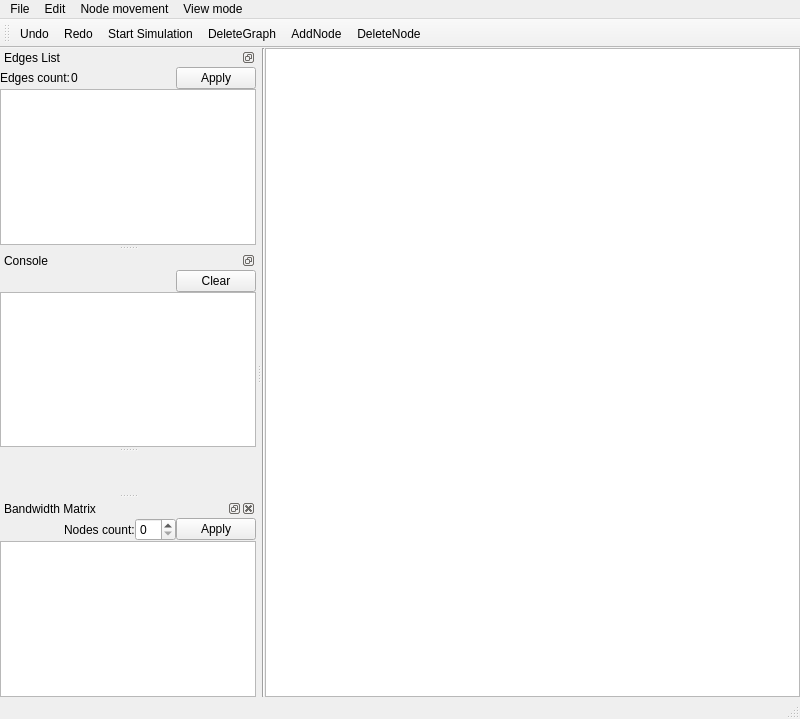
<?xml version="1.0" encoding="UTF-8"?>
<ui version="4.0">
 <class>MainWindow</class>
 <widget class="QMainWindow" name="MainWindow">
  <property name="windowModality">
   <enum>Qt::WindowModality::NonModal</enum>
  </property>
  <property name="geometry">
   <rect>
    <x>0</x>
    <y>0</y>
    <width>800</width>
    <height>719</height>
   </rect>
  </property>
  <property name="windowTitle">
   <string>GraphWorks</string>
  </property>
  <property name="windowOpacity">
   <double>1.000000000000000</double>
  </property>
  <property name="autoFillBackground">
   <bool>true</bool>
  </property>
  <property name="styleSheet">
   <string notr="true"/>
  </property>
  <property name="documentMode">
   <bool>false</bool>
  </property>
  <property name="tabShape">
   <enum>QTabWidget::TabShape::Rounded</enum>
  </property>
  <property name="dockNestingEnabled">
   <bool>false</bool>
  </property>
  <property name="dockOptions">
   <set>QMainWindow::DockOption::AllowTabbedDocks|QMainWindow::DockOption::AnimatedDocks|QMainWindow::DockOption::ForceTabbedDocks|QMainWindow::DockOption::VerticalTabs</set>
  </property>
  <property name="unifiedTitleAndToolBarOnMac">
   <bool>true</bool>
  </property>
  <widget class="QWidget" name="centralwidget">
   <property name="sizePolicy">
    <sizepolicy hsizetype="Expanding" vsizetype="Expanding">
     <horstretch>0</horstretch>
     <verstretch>0</verstretch>
    </sizepolicy>
   </property>
   <property name="autoFillBackground">
    <bool>true</bool>
   </property>
   <layout class="QGridLayout" name="gridLayout_14">
    <property name="leftMargin">
     <number>0</number>
    </property>
    <property name="topMargin">
     <number>0</number>
    </property>
    <property name="rightMargin">
     <number>0</number>
    </property>
    <property name="bottomMargin">
     <number>0</number>
    </property>
    <property name="spacing">
     <number>0</number>
    </property>
    <item row="0" column="0">
     <widget class="Line" name="line">
      <property name="orientation">
       <enum>Qt::Orientation::Vertical</enum>
      </property>
     </widget>
    </item>
    <item row="0" column="1">
     <widget class="QGraphicsView" name="graphView"/>
    </item>
   </layout>
  </widget>
  <widget class="QMenuBar" name="menubar">
   <property name="geometry">
    <rect>
     <x>0</x>
     <y>0</y>
     <width>800</width>
     <height>22</height>
    </rect>
   </property>
   <widget class="QMenu" name="menuFile">
    <property name="title">
     <string>File</string>
    </property>
    <addaction name="actionSave_as"/>
   </widget>
   <widget class="QMenu" name="menuEdit">
    <property name="title">
     <string>Edit</string>
    </property>
    <addaction name="separator"/>
    <addaction name="actionUndo"/>
    <addaction name="actionRedo"/>
    <addaction name="actionCopy"/>
    <addaction name="actionPaste"/>
   </widget>
   <widget class="QMenu" name="menuNode_movement">
    <property name="title">
     <string>Node movement</string>
    </property>
    <addaction name="actionManual"/>
    <addaction name="actionAutomatic"/>
   </widget>
   <widget class="QMenu" name="menuView_mode">
    <property name="title">
     <string>View mode</string>
    </property>
    <addaction name="separator"/>
    <addaction name="separator"/>
    <addaction name="actionWeights"/>
    <addaction name="actionBandwidth"/>
    <addaction name="separator"/>
   </widget>
   <addaction name="menuFile"/>
   <addaction name="menuEdit"/>
   <addaction name="menuNode_movement"/>
   <addaction name="menuView_mode"/>
  </widget>
  <widget class="QStatusBar" name="statusbar"/>
  <widget class="QToolBar" name="toolBar">
   <property name="enabled">
    <bool>true</bool>
   </property>
   <property name="windowTitle">
    <string>toolBar</string>
   </property>
   <property name="toolTip">
    <string/>
   </property>
   <attribute name="toolBarArea">
    <enum>TopToolBarArea</enum>
   </attribute>
   <attribute name="toolBarBreak">
    <bool>false</bool>
   </attribute>
   <addaction name="actionUndo"/>
   <addaction name="actionRedo"/>
   <addaction name="actionSimulation"/>
   <addaction name="actionDeleteGraph"/>
   <addaction name="actionAddNode"/>
   <addaction name="actionDeleteNode"/>
  </widget>
  <widget class="QDockWidget" name="dock_ListEdges">
   <property name="features">
    <set>QDockWidget::DockWidgetFeature::DockWidgetFloatable|QDockWidget::DockWidgetFeature::DockWidgetMovable</set>
   </property>
   <property name="allowedAreas">
    <set>Qt::DockWidgetArea::LeftDockWidgetArea</set>
   </property>
   <property name="windowTitle">
    <string>Edges List</string>
   </property>
   <attribute name="dockWidgetArea">
    <number>1</number>
   </attribute>
   <widget class="QWidget" name="dockWidgetContents_16">
    <layout class="QGridLayout" name="gridLayout">
     <property name="leftMargin">
      <number>0</number>
     </property>
     <property name="topMargin">
      <number>0</number>
     </property>
     <property name="rightMargin">
      <number>0</number>
     </property>
     <property name="bottomMargin">
      <number>0</number>
     </property>
     <property name="spacing">
      <number>0</number>
     </property>
     <item row="0" column="0">
      <layout class="QHBoxLayout" name="horizontalLayout_6">
       <property name="spacing">
        <number>0</number>
       </property>
       <item>
        <widget class="QLabel" name="label_8">
         <property name="text">
          <string>Edges count:</string>
         </property>
        </widget>
       </item>
       <item>
        <widget class="QLabel" name="label_ListEdges_Count">
         <property name="text">
          <string>0</string>
         </property>
        </widget>
       </item>
       <item>
        <spacer name="horizontalSpacer_9">
         <property name="orientation">
          <enum>Qt::Orientation::Horizontal</enum>
         </property>
         <property name="sizeHint" stdset="0">
          <size>
           <width>40</width>
           <height>20</height>
          </size>
         </property>
        </spacer>
       </item>
       <item>
        <widget class="QPushButton" name="button_ListEdges_Apply">
         <property name="text">
          <string>Apply</string>
         </property>
        </widget>
       </item>
      </layout>
     </item>
     <item row="1" column="0">
      <widget class="QTableView" name="table_ListEdges_Graph"/>
     </item>
    </layout>
   </widget>
  </widget>
  <widget class="QDockWidget" name="dock_Console">
   <property name="features">
    <set>QDockWidget::DockWidgetFeature::DockWidgetFloatable|QDockWidget::DockWidgetFeature::DockWidgetMovable</set>
   </property>
   <property name="allowedAreas">
    <set>Qt::DockWidgetArea::LeftDockWidgetArea</set>
   </property>
   <property name="windowTitle">
    <string>Console</string>
   </property>
   <attribute name="dockWidgetArea">
    <number>1</number>
   </attribute>
   <widget class="QWidget" name="dockWidgetContents_17">
    <layout class="QGridLayout" name="gridLayout_12">
     <property name="leftMargin">
      <number>0</number>
     </property>
     <property name="topMargin">
      <number>0</number>
     </property>
     <property name="rightMargin">
      <number>0</number>
     </property>
     <property name="bottomMargin">
      <number>0</number>
     </property>
     <property name="spacing">
      <number>0</number>
     </property>
     <item row="1" column="0">
      <widget class="QPlainTextEdit" name="textEdit_Console">
       <property name="readOnly">
        <bool>true</bool>
       </property>
      </widget>
     </item>
     <item row="0" column="0">
      <layout class="QHBoxLayout" name="horizontalLayout_8">
       <property name="spacing">
        <number>0</number>
       </property>
       <item>
        <spacer name="horizontalSpacer_11">
         <property name="orientation">
          <enum>Qt::Orientation::Horizontal</enum>
         </property>
         <property name="sizeHint" stdset="0">
          <size>
           <width>40</width>
           <height>20</height>
          </size>
         </property>
        </spacer>
       </item>
       <item>
        <widget class="QPushButton" name="button_MatrixAdj_Apply_10">
         <property name="text">
          <string>Clear</string>
         </property>
        </widget>
       </item>
      </layout>
     </item>
    </layout>
   </widget>
  </widget>
  <widget class="QDockWidget" name="dock_PlaceHolder">
   <property name="enabled">
    <bool>false</bool>
   </property>
   <property name="sizePolicy">
    <sizepolicy hsizetype="Minimum" vsizetype="Preferred">
     <horstretch>0</horstretch>
     <verstretch>0</verstretch>
    </sizepolicy>
   </property>
   <property name="minimumSize">
    <size>
     <width>42</width>
     <height>40</height>
    </size>
   </property>
   <property name="features">
    <set>QDockWidget::DockWidgetFeature::NoDockWidgetFeatures</set>
   </property>
   <property name="allowedAreas">
    <set>Qt::DockWidgetArea::LeftDockWidgetArea</set>
   </property>
   <attribute name="dockWidgetArea">
    <number>1</number>
   </attribute>
   <widget class="QWidget" name="dockWidgetContents">
    <property name="sizePolicy">
     <sizepolicy hsizetype="Minimum" vsizetype="Minimum">
      <horstretch>0</horstretch>
      <verstretch>0</verstretch>
     </sizepolicy>
    </property>
   </widget>
  </widget>
  <widget class="QDockWidget" name="dock_Bandwidth">
   <property name="windowTitle">
    <string>Bandwidth Matrix</string>
   </property>
   <attribute name="dockWidgetArea">
    <number>1</number>
   </attribute>
   <widget class="QWidget" name="dockWidgetContents_2">
    <layout class="QGridLayout" name="gridLayout_2">
     <property name="leftMargin">
      <number>0</number>
     </property>
     <property name="topMargin">
      <number>0</number>
     </property>
     <property name="rightMargin">
      <number>0</number>
     </property>
     <property name="bottomMargin">
      <number>0</number>
     </property>
     <property name="spacing">
      <number>0</number>
     </property>
     <item row="0" column="0">
      <layout class="QHBoxLayout" name="horizontalLayout_9">
       <property name="spacing">
        <number>0</number>
       </property>
       <item>
        <spacer name="horizontalSpacer_12">
         <property name="orientation">
          <enum>Qt::Orientation::Horizontal</enum>
         </property>
         <property name="sizeHint" stdset="0">
          <size>
           <width>40</width>
           <height>20</height>
          </size>
         </property>
        </spacer>
       </item>
       <item>
        <widget class="QLabel" name="label_10">
         <property name="text">
          <string>Nodes count:</string>
         </property>
        </widget>
       </item>
       <item>
        <widget class="QSpinBox" name="spin_MatrixBandwidth_NodesCount"/>
       </item>
       <item>
        <widget class="QPushButton" name="button_MatrixBandwidth_Apply">
         <property name="text">
          <string>Apply</string>
         </property>
        </widget>
       </item>
      </layout>
     </item>
     <item row="1" column="0">
      <widget class="QTableView" name="table_MatrixBandwidth_Graph"/>
     </item>
    </layout>
   </widget>
  </widget>
  <action name="actionUndo">
   <property name="icon">
    <iconset>
     <normaloff>:/ico/icons/Undo.svg</normaloff>:/ico/icons/Undo.svg</iconset>
   </property>
   <property name="text">
    <string>Undo</string>
   </property>
   <property name="shortcut">
    <string>Ctrl+Z</string>
   </property>
  </action>
  <action name="actionRedo">
   <property name="icon">
    <iconset>
     <normaloff>:/ico/icons/Redo.svg</normaloff>:/ico/icons/Redo.svg</iconset>
   </property>
   <property name="text">
    <string>Redo</string>
   </property>
   <property name="shortcut">
    <string>Ctrl+Shift+Z</string>
   </property>
  </action>
  <action name="actionSave_as">
   <property name="icon">
    <iconset>
     <normaloff>:/ico/icons/Save.svg</normaloff>:/ico/icons/Save.svg</iconset>
   </property>
   <property name="text">
    <string>Save as</string>
   </property>
   <property name="shortcut">
    <string>Ctrl+Shift+S</string>
   </property>
  </action>
  <action name="actionAutomatic">
   <property name="checkable">
    <bool>true</bool>
   </property>
   <property name="icon">
    <iconset>
     <normaloff>:/ico/icons/autoMov.svg</normaloff>:/ico/icons/autoMov.svg</iconset>
   </property>
   <property name="text">
    <string>Automatic</string>
   </property>
   <property name="shortcut">
    <string>A</string>
   </property>
  </action>
  <action name="actionManual">
   <property name="checkable">
    <bool>true</bool>
   </property>
   <property name="checked">
    <bool>true</bool>
   </property>
   <property name="icon">
    <iconset>
     <normaloff>:/ico/icons/manualMov.svg</normaloff>:/ico/icons/manualMov.svg</iconset>
   </property>
   <property name="text">
    <string>Manual</string>
   </property>
   <property name="shortcut">
    <string>M</string>
   </property>
  </action>
  <action name="actionSimulation">
   <property name="text">
    <string>Start Simulation</string>
   </property>
   <property name="toolTip">
    <string>Start simulation</string>
   </property>
   <property name="menuRole">
    <enum>QAction::MenuRole::NoRole</enum>
   </property>
  </action>
  <action name="actionDeleteGraph">
   <property name="icon">
    <iconset>
     <normaloff>:/ico/icons/Clear.svg</normaloff>:/ico/icons/Clear.svg</iconset>
   </property>
   <property name="text">
    <string>DeleteGraph</string>
   </property>
   <property name="menuRole">
    <enum>QAction::MenuRole::NoRole</enum>
   </property>
  </action>
  <action name="actionAddNode">
   <property name="icon">
    <iconset>
     <normaloff>:/ico/icons/addNode.svg</normaloff>:/ico/icons/addNode.svg</iconset>
   </property>
   <property name="text">
    <string>AddNode</string>
   </property>
   <property name="toolTip">
    <string>Add new node</string>
   </property>
   <property name="menuRole">
    <enum>QAction::MenuRole::NoRole</enum>
   </property>
  </action>
  <action name="actionDeleteNode">
   <property name="icon">
    <iconset>
     <normaloff>:/ico/icons/deleteNode.svg</normaloff>:/ico/icons/deleteNode.svg</iconset>
   </property>
   <property name="text">
    <string>DeleteNode</string>
   </property>
   <property name="menuRole">
    <enum>QAction::MenuRole::NoRole</enum>
   </property>
  </action>
  <action name="actionClearConsole">
   <property name="text">
    <string>ClearConsole</string>
   </property>
   <property name="shortcut">
    <string>Ctrl+L</string>
   </property>
   <property name="menuRole">
    <enum>QAction::MenuRole::NoRole</enum>
   </property>
  </action>
  <action name="actionUnpin_current_tab">
   <property name="icon">
    <iconset>
     <normaloff>:/ico/icons/Unpin.svg</normaloff>:/ico/icons/Unpin.svg</iconset>
   </property>
   <property name="text">
    <string>Unpin current tab</string>
   </property>
  </action>
  <action name="actionShown_tabs">
   <property name="text">
    <string>Shown tabs</string>
   </property>
  </action>
  <action name="actionCopy">
   <property name="icon">
    <iconset>
     <normaloff>:/ico/icons/Copy.svg</normaloff>:/ico/icons/Copy.svg</iconset>
   </property>
   <property name="text">
    <string>Copy</string>
   </property>
   <property name="shortcut">
    <string>Ctrl+C</string>
   </property>
  </action>
  <action name="actionPaste">
   <property name="icon">
    <iconset>
     <normaloff>:/ico/icons/Paste.svg</normaloff>:/ico/icons/Paste.svg</iconset>
   </property>
   <property name="text">
    <string>Paste</string>
   </property>
   <property name="shortcut">
    <string>Ctrl+V</string>
   </property>
  </action>
  <action name="actionWeights">
   <property name="checkable">
    <bool>true</bool>
   </property>
   <property name="text">
    <string>Weights</string>
   </property>
   <property name="menuRole">
    <enum>QAction::MenuRole::NoRole</enum>
   </property>
  </action>
  <action name="actionBandwidth">
   <property name="checkable">
    <bool>true</bool>
   </property>
   <property name="text">
    <string>Bandwidth</string>
   </property>
   <property name="menuRole">
    <enum>QAction::MenuRole::NoRole</enum>
   </property>
  </action>
  <zorder>dock_ListEdges</zorder>
  <zorder>dock_Console</zorder>
 </widget>
 <resources>
  <include location="resource.qrc"/>
 </resources>
 <connections/>
</ui>
